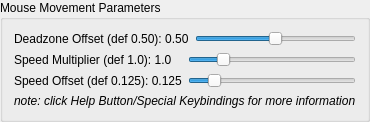
              <widget class="QGroupBox" name="MouseParamsBox">
               <property name="sizePolicy">
                <sizepolicy hsizetype="Expanding" vsizetype="Preferred">
                 <horstretch>0</horstretch>
                 <verstretch>0</verstretch>
                </sizepolicy>
               </property>
               <property name="font">
                <font>
                 <bold>false</bold>
                </font>
               </property>
               <property name="title">
                <string>Mouse Movement Parameters</string>
               </property>
               <layout class="QVBoxLayout" name="verticalLayout_18">
                <item>
                 <layout class="QHBoxLayout" name="horizontalLayout_9">
                  <item>
                   <widget class="QLabel" name="DeadzoneOffsetLabel">
                    <property name="font">
                     <font>
                      <bold>false</bold>
                     </font>
                    </property>
                    <property name="text">
                     <string notr="true">Deadzone Offset (def 0.50): 0.50</string>
                    </property>
                   </widget>
                  </item>
                  <item>
                   <widget class="QSlider" name="DeadzoneOffsetSlider">
                    <property name="sizePolicy">
                     <sizepolicy hsizetype="Preferred" vsizetype="Fixed">
                      <horstretch>0</horstretch>
                      <verstretch>0</verstretch>
                     </sizepolicy>
                    </property>
                    <property name="focusPolicy">
                     <enum>Qt::FocusPolicy::NoFocus</enum>
                    </property>
                    <property name="maximum">
                     <number>100</number>
                    </property>
                    <property name="value">
                     <number>50</number>
                    </property>
                    <property name="orientation">
                     <enum>Qt::Orientation::Horizontal</enum>
                    </property>
                   </widget>
                  </item>
                 </layout>
                </item>
                <item>
                 <layout class="QHBoxLayout" name="horizontalLayout_10">
                  <item>
                   <widget class="QLabel" name="SpeedMultiplierLabel">
                    <property name="font">
                     <font>
                      <bold>false</bold>
                     </font>
                    </property>
                    <property name="text">
                     <string notr="true">Speed Multiplier (def 1.0): 1.0</string>
                    </property>
                   </widget>
                  </item>
                  <item>
                   <widget class="QSlider" name="SpeedMultiplierSlider">
                    <property name="sizePolicy">
                     <sizepolicy hsizetype="Preferred" vsizetype="Fixed">
                      <horstretch>0</horstretch>
                      <verstretch>0</verstretch>
                     </sizepolicy>
                    </property>
                    <property name="focusPolicy">
                     <enum>Qt::FocusPolicy::NoFocus</enum>
                    </property>
                    <property name="minimum">
                     <number>1</number>
                    </property>
                    <property name="maximum">
                     <number>50</number>
                    </property>
                    <property name="pageStep">
                     <number>5</number>
                    </property>
                    <property name="value">
                     <number>10</number>
                    </property>
                    <property name="orientation">
                     <enum>Qt::Orientation::Horizontal</enum>
                    </property>
                   </widget>
                  </item>
                 </layout>
                </item>
                <item>
                 <layout class="QHBoxLayout" name="horizontalLayout_11">
                  <item>
                   <widget class="QLabel" name="SpeedOffsetLabel">
                    <property name="font">
                     <font>
                      <bold>false</bold>
                     </font>
                    </property>
                    <property name="text">
                     <string notr="true">Speed Offset (def 0.125): 0.125</string>
                    </property>
                   </widget>
                  </item>
                  <item>
                   <widget class="QSlider" name="SpeedOffsetSlider">
                    <property name="sizePolicy">
                     <sizepolicy hsizetype="Preferred" vsizetype="Fixed">
                      <horstretch>0</horstretch>
                      <verstretch>0</verstretch>
                     </sizepolicy>
                    </property>
                    <property name="focusPolicy">
                     <enum>Qt::FocusPolicy::NoFocus</enum>
                    </property>
                    <property name="maximum">
                     <number>1000</number>
                    </property>
                    <property name="pageStep">
                     <number>100</number>
                    </property>
                    <property name="value">
                     <number>125</number>
                    </property>
                    <property name="orientation">
                     <enum>Qt::Orientation::Horizontal</enum>
                    </property>
                   </widget>
                  </item>
                 </layout>
                </item>
                <item>
                 <widget class="QLabel" name="MoreInfoLabel">
                  <property name="sizePolicy">
                   <sizepolicy hsizetype="Expanding" vsizetype="Minimum">
                    <horstretch>0</horstretch>
                    <verstretch>0</verstretch>
                   </sizepolicy>
                  </property>
                  <property name="font">
                   <font>
                    <italic>true</italic>
                    <bold>false</bold>
                   </font>
                  </property>
                  <property name="text">
                   <string>note: click Help Button/Special Keybindings for more information</string>
                  </property>
                 </widget>
                </item>
               </layout>
              </widget>
